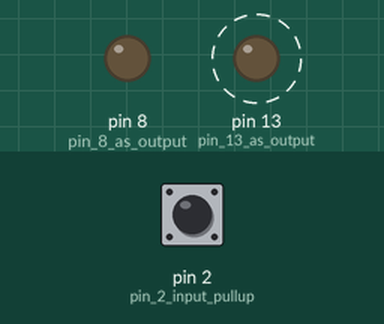
The sketch below on a simulated Arduino Uno, built with avr-gcc and run on an emulated ATmega328P. On the bench: output pins drawn as LEDs (lit = HIGH). Dashed ring = blinking. Inputs (shaded band) come from the test bench; at power-on: pin 2 (pin_2_input_pullup) HIGH.

Above: at 1.1 s.
1.5 s: pin 2 (pin_2_input_pullup) pulled LOW for 0.25 s
At 1.9 s:
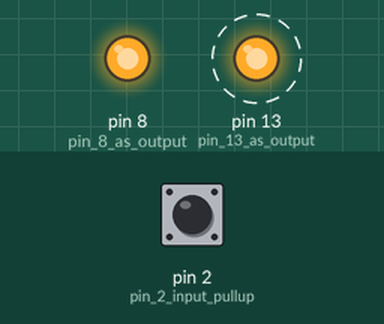
4.5 s: pin 2 (pin_2_input_pullup) pulled LOW for 1 s
At 4.9 s:
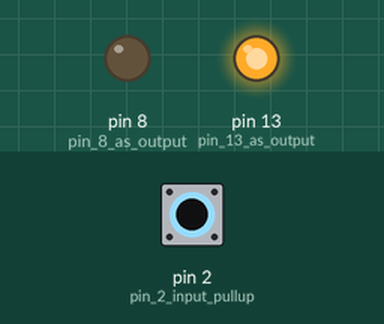
7.5 s: pin 2 (pin_2_input_pullup) pulled LOW for 3.2 s
At 7.7 s:
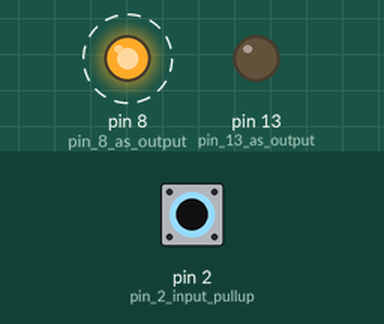
Timing chart, 0 to 18.2 s (numbered marks = the images above; inputs shaded):
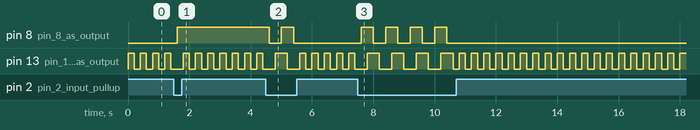

Measured:
- after the input at 1.5 s, pin 8 (pin_8_as_output): LOW → HIGH after 0.10 s
- after the input at 4.5 s, pin 8 (pin_8_as_output): HIGH → LOW after 0.10 s, → HIGH 0.40 s later, → LOW 0.40 s later
- after the input at 7.5 s, pin 8 (pin_8_as_output): alternates HIGH for 0.40 s and LOW for 0.40 s, 8 changes in all, then stays LOW, starting after 0.10 s

The sketch:

System_5_polling.ino
```cpp
void setup() {

  pinMode(13, OUTPUT);        // pin 13 as output
  pinMode(8, OUTPUT);         // pin 8 as output
  pinMode(2, INPUT_PULLUP);   // pin 2 input pullup

}

void loop() {

  digitalWrite(13, !digitalRead(13));
  delay(200);

  if(!digitalRead(2)){
    digitalWrite(8, !digitalRead(8));
    delay(200);
  }
}
```
